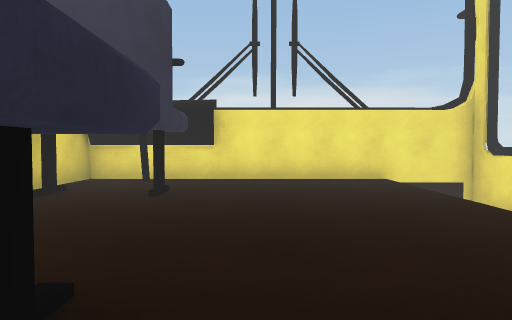
View 1 (above)

19 first-person views from a walk through a Unity game level. The camera is 1.2 m above the floor, tilts 2° down and sees 70° across. The floor is counted in squares, 2 m on a side. Each view is taken from the middle of a square. On the plan, view 1 faces up. The plan holds only what a view shows up to about 10 squares ahead; the rest is blank. The place goes on beyond the plan.

View 2
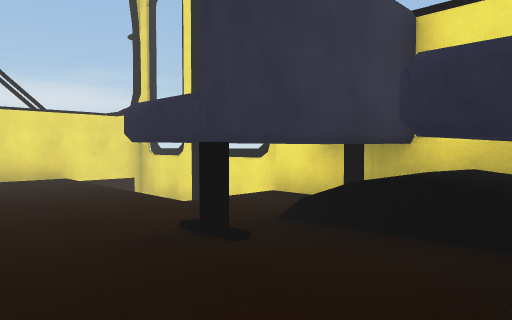

View 3
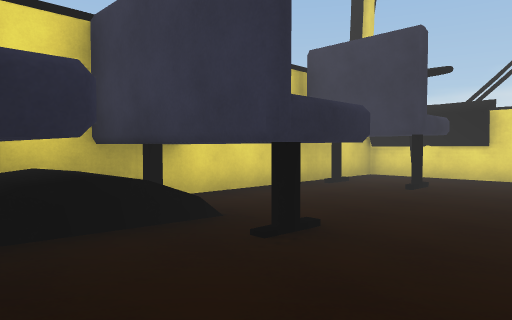

View 4
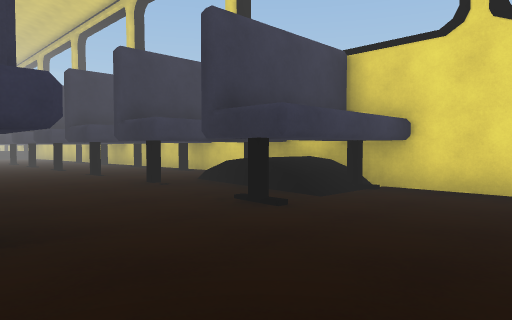

View 5
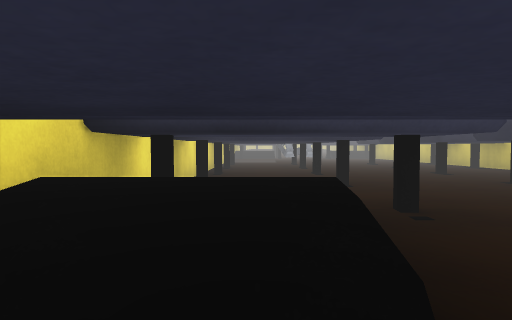

View 6
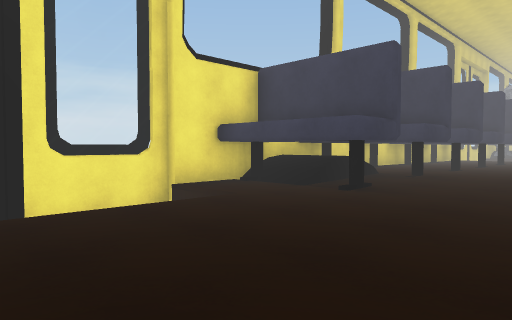

View 7
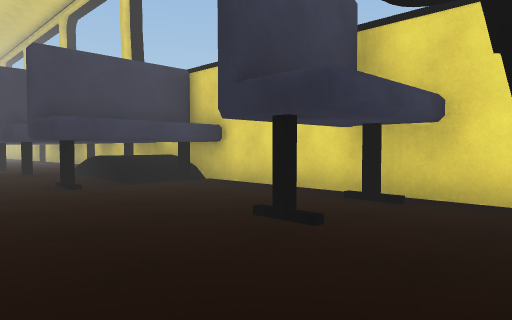

View 8
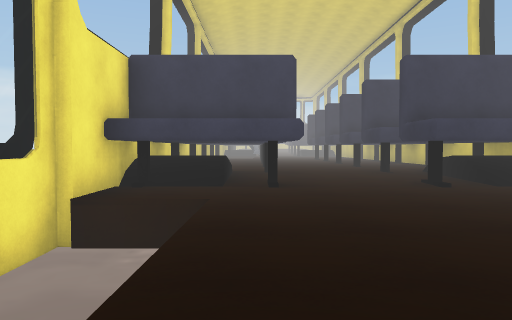

View 9
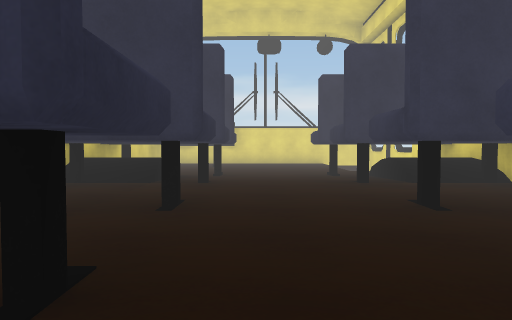

View 10
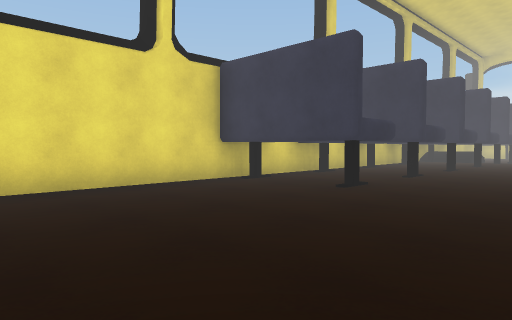

View 11
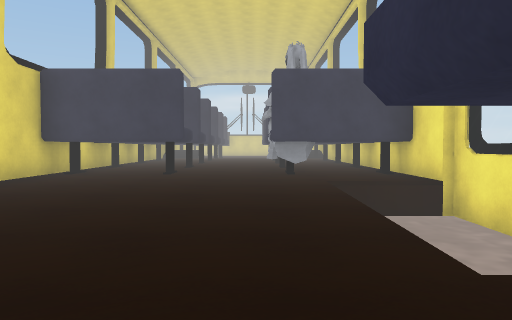

View 12
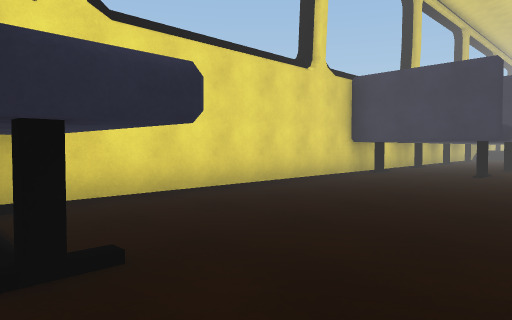

View 13
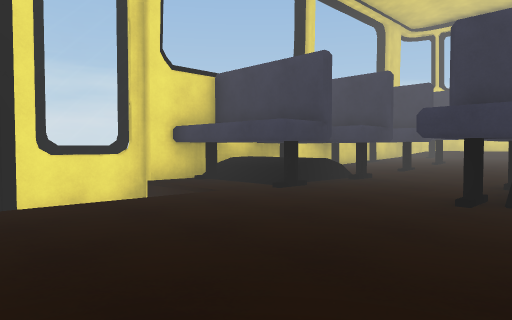

View 14
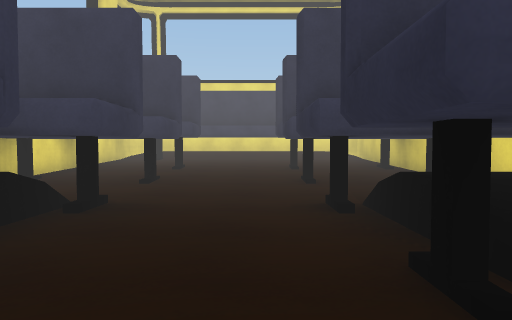

View 15
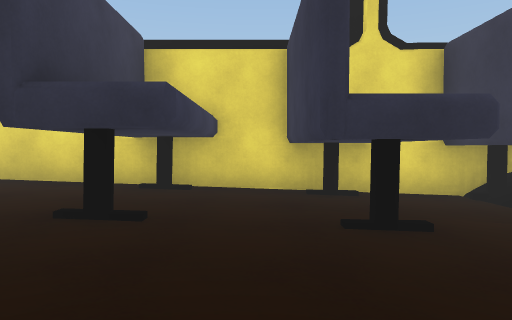

View 16
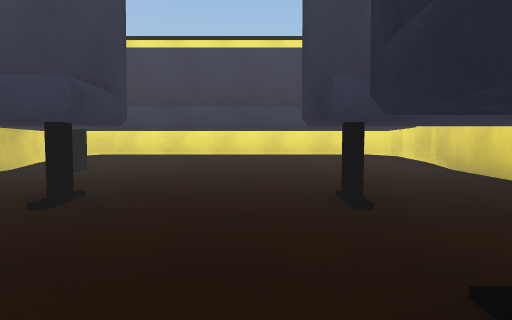

View 17
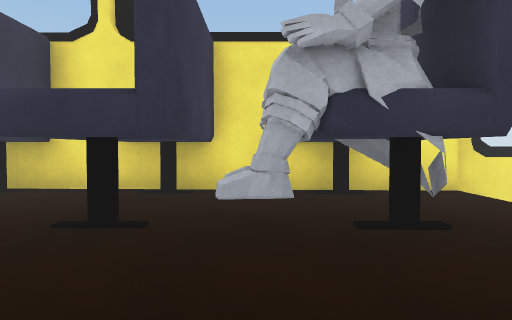

View 18
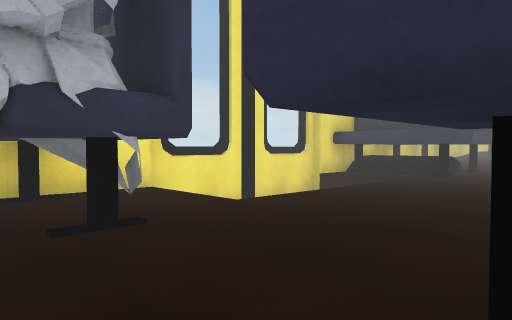

View 19
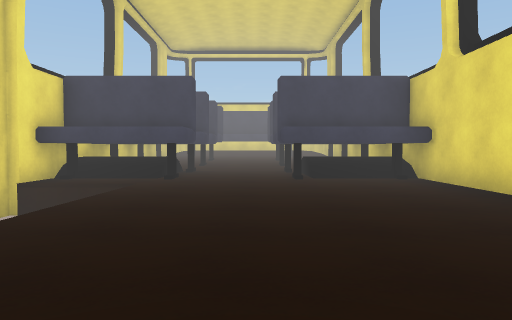

### Floor plan
Key: @ floor where view 1 was taken; # wall or solid block; x gap in a wall; . main floor; : floor 0.25 m higher than the main floor; - floor 0.25 m lower than the main floor; + floor 0.5 m higher than the main floor; = window, fence, low wall or low ledge; ^ raised ledge; v drop or lower ground; T thing the floor can be seen under or through; O other object.
Columns run from 4 left of view 1 to 5 right of it. Each row starts with its distance up from view 1.
  8    #####
  7  #O#...##v
  6  ......vv
  5  #.#...vv
  4 #......vv
  3 #......vxv
  2 #........
  1 #==#..#=#
  0  ^^.@..^#
 -1 ####..###
 -2 #........
 -3 ####..###
 -4  ###..###
 -5  ###..###
 -6 ####..###
 -7 #........
 -8 ####..###
 -9 #.....O##
-10 #TTT..###
-11 #........
-12 #......vxv
-13 #......vv
-14 #......vvv
-15 #......vv
-16 #.....vvvv
-17  ###..###
-18  ###..###
-19  ##=..=##
-20 ####--###
-21 #.......
-22 ####..###
-23 #........
-24 ####::###
-25 #::::::::
-26 #::::::::#
-27 #+ ######
-28  ########
-29   x    x

Where each view was taken, in squares from view 1:
view 1: 0 up, 0 right, facing up
view 2: 1 down, 0 right, facing up-right
view 3: 1 down, 1 right, facing up-left
view 4: 4 up, 2 right, facing down-left
view 5: 2 up, 3 right, facing down
view 6: 6 up, 1 left, facing down-right
view 7: 7 up, 1 right, facing down-left
view 8: 7 up, 2 right, facing down
view 9: 7 down, 0 right, facing up
view 10: 15 down, 2 right, facing up-left
view 11: 18 down, 1 right, facing up
view 12: 18 down, 1 right, facing up-left
view 13: 13 down, 2 left, facing down-right
view 14: 16 down, 0 right, facing down
view 15: 23 down, 2 right, facing left
view 16: 21 down, 0 right, facing down
view 17: 9 down, 1 left, facing right
view 18: 9 down, 1 left, facing down-right
view 19: 10 down, 0 right, facing down
